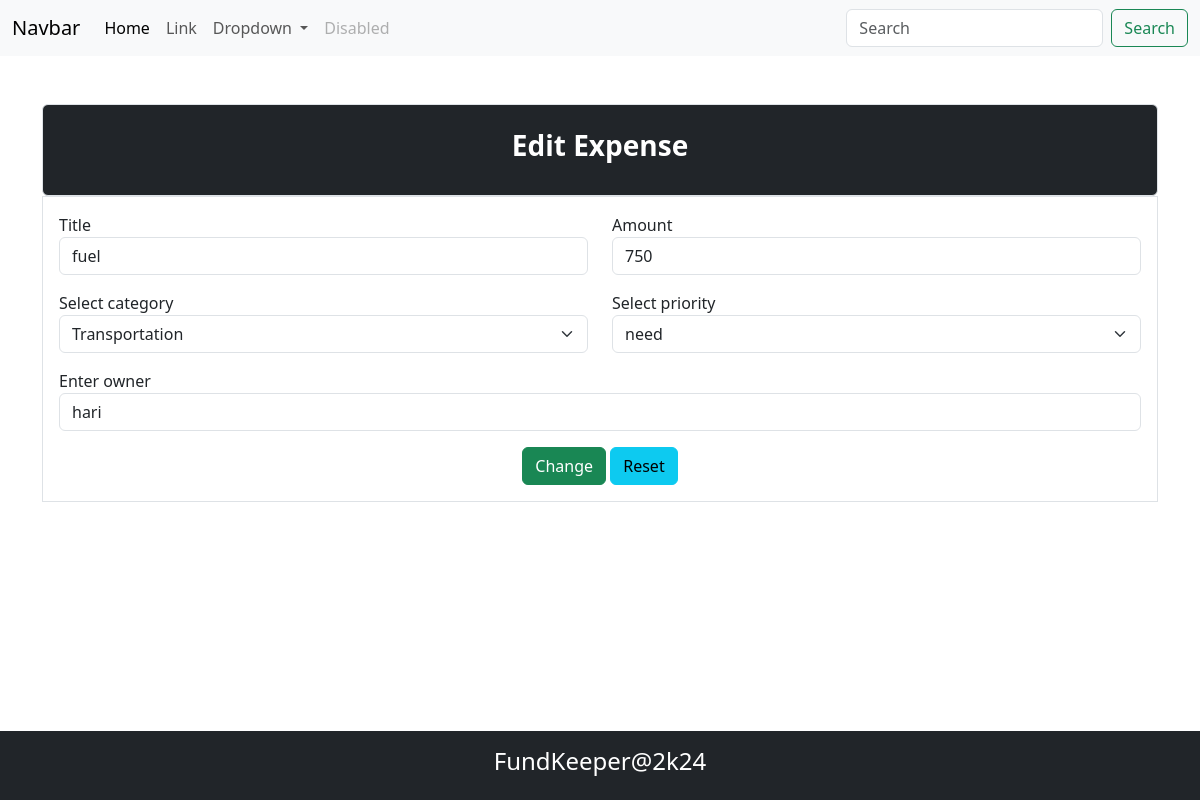
The page /expense/2/change/ on the database as committed earlier.
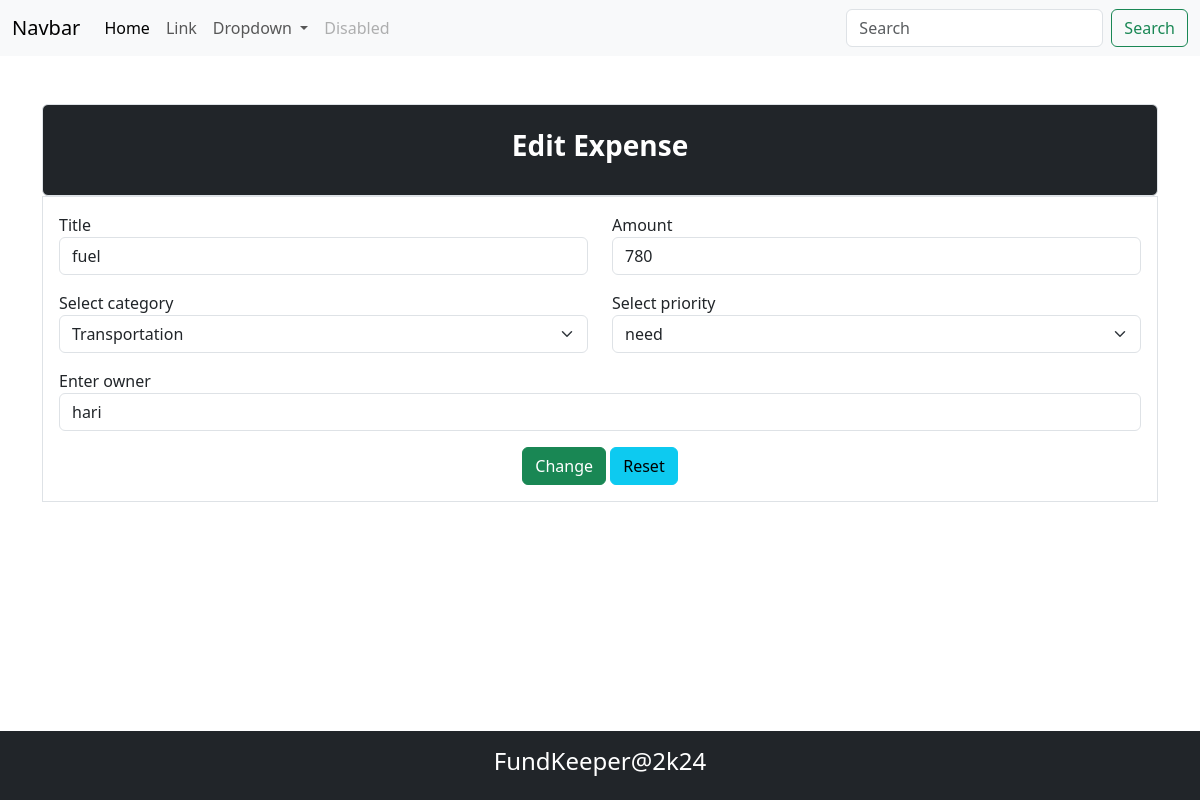
The same page on the database as committed later.
### budget/models.py (models this page shows, shortened)
class Expense(models.Model):
    title=models.CharField(max_length=200)
    amount=models.PositiveIntegerField()
    expense_categories = (
        ("Housing", "Housing"),
        ("Transportation", "Transportation"),
        ("Food", "Food"),
        ("Health", "Health"),
        ("Entertainment", "Entertainment"),
        ("DebtPayments", "Debt Payments"),
        ("PersonalCare", "Personal Care"),
        ("Education", "Education"),
        ("Savings", "Savings"),
        ("Miscellaneous", "Miscellaneous")
    )
    category=models.CharField(max_length=200,choices=expense_categories,default="Miscellaneous")
    owner=models.CharField(max_length=200)
    created_date=models.DateTimeField(auto_now_add=True)
    priority_options=(
        ("need","need"),
        ("want","want")
    )
    priority=models.CharField(max_length=200,choices=priority_options,default="need")

### budget/views.py (the view, shortened to what this page needs)
# urls.py: path("expense/<int:pk>/change/",views.ExpenseUpdateView.as_view(),name="expense-update"),
class ExpenseUpdateView(View):
    def get(self,request,*args,**kwargs):
        id=kwargs.get("pk")
        expense_object=Expense.objects.get(id=id)
        form_instance=ExpenseForm(instance=expense_object)
        return render(request,"expense_edit.html",{"form":form_instance})

### budget/forms.py
class ExpenseForm(forms.ModelForm):
    class Meta:
        model=Expense
        exclude=("id","created_date")
        widgets={
            "title":forms.TextInput(attrs={"class":"form-control"}),
            "amount":forms.NumberInput(attrs={"class":"form-control"}),
            "category":forms.Select(attrs={"class":"form-control form-select"}),
            "owner":forms.TextInput(attrs={"class":"form-control"}),
            "priority":forms.Select(attrs={"class":"form-control form-select"})
        }

### budget/templates/expense_edit.html (shortened to what this page needs)
{%extends 'base.html'%}
{%block main_block%}
<div class="container mt-5">
    <div>
       <div class="bg-dark text-white p-4 border rounded">
            <h3 class="fw-bold text-center">Edit Expense</h3>
        </div>
        <form action="" method="post" class="border p-3">
            <div class="mb-3">
                <div class="row">
                 <div class="col-6">
                     <label for="">Title</label>
                     {{form.title}}
                 </div>
                 <div class="col-6">
                     <label for="">Amount</label>
                     {{form.amount}}
                 </div>
                </div>
             </div>
             <div class="mb-3">
                 <div class="row">
                  <div class="col-6">
                      <label for="">Select category</label>
                      {{form.category}}
                  </div>
                  <div class="col-6">
                      <label for="">Select priority</label>
                      {{form.priority}}
                  </div>
                 </div>
              </div>
              <div class="mb-3">
                 <div class="row">
                  <div class="col-12">
                      <label for="">Enter owner</label>
                      {{form.owner}}
                  </div>
                 </div>
              </div>
              <div class="d-flex justify-content-center">
                <div>
                 <button type="submit" class="btn btn-success">Change</button>
                 <button type="reset" class="btn btn-info">Reset</button>
                </div>
              </div>
        </form>
    </div>
</div>
{%endblock%}

Rows that differ between the two databases and show on the page:
changed Expense "fuel": amount "750" → "780"
